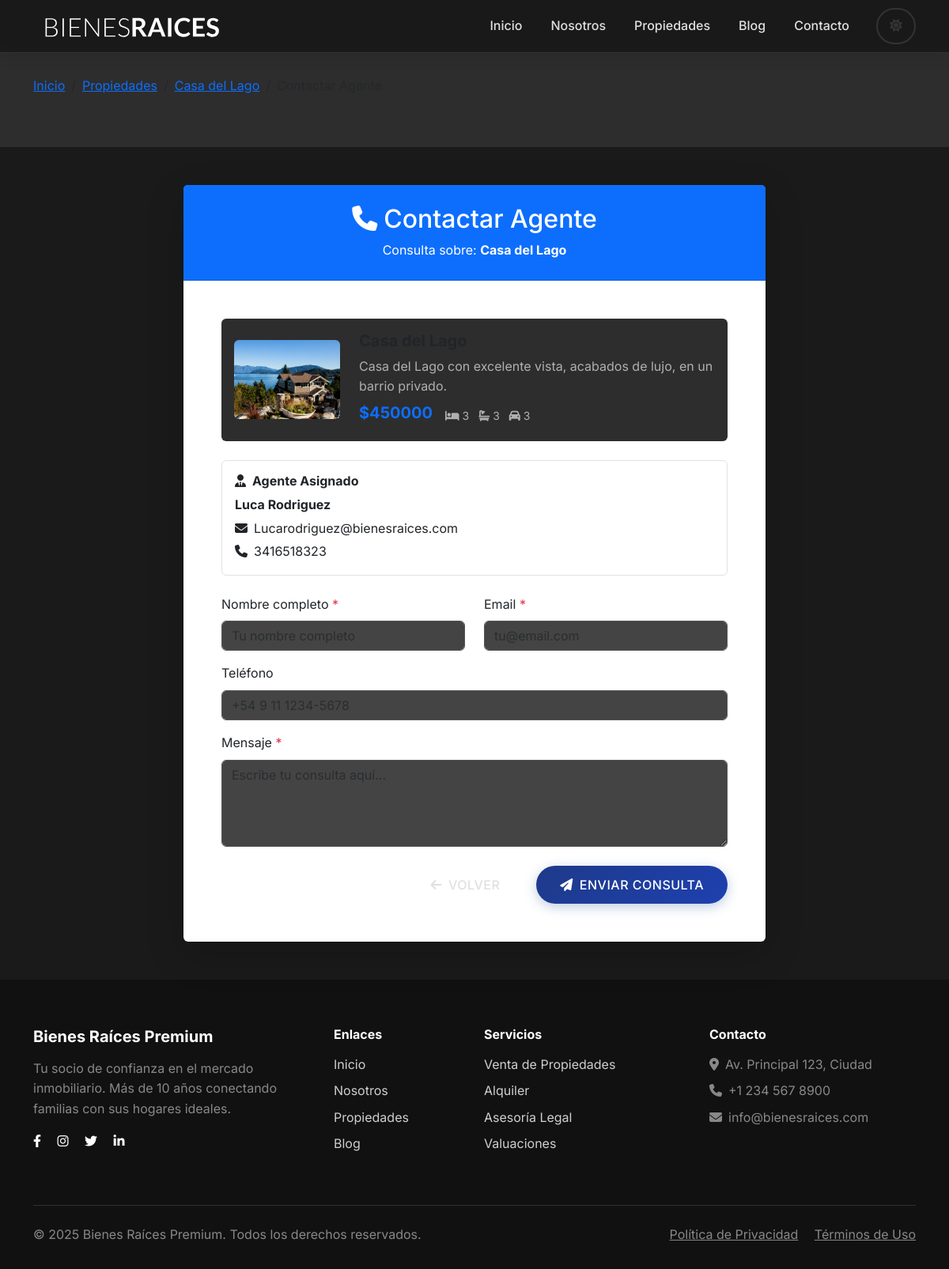
The page /propiedad/1/contacto/ on the database its author committed.
### sistema_inmobiliaria/models.py (models this page shows, shortened)
class Propiedad(models.Model):
    titulo = models.CharField(max_length=255)
    precio = models.IntegerField()
    imagen = models.ImageField(upload_to='propiedades/')
    descripcion = models.TextField()
    habitaciones = models.IntegerField()
    bano = models.IntegerField()
    estacionamiento = models.IntegerField()
    creado = models.DateField(default=date.today)
    vendedor_id = models.ForeignKey(Vendedor, on_delete=models.SET_NULL, null=True)
    class Meta:
        verbose_name_plural = "propiedades"

class Vendedor(models.Model):
    nombre = models.CharField(max_length=255, null=False, blank=False)
    apellido = models.CharField(max_length=255, null=False, blank=False)
    telefono = models.CharField(max_length=10, null=False, blank=False)
    email = models.EmailField(max_length=255, blank=True, default="")
    foto = models.ImageField(upload_to='vendedores/', blank=True, null=True, help_text="Foto del vendedor")

### sistema_inmobiliaria/views.py (the view)
# urls.py: path('propiedad/<int:propiedad_id>/contacto/', views.contacto_propiedad, name="contacto_propiedad"),
def contacto_propiedad(request, propiedad_id):
    print(f"=== DEBUG: contacto_propiedad llamada - Propiedad ID: {propiedad_id} ===")
    print(f"Método: {request.method}")
    propiedad = get_object_or_404(Propiedad, id=propiedad_id)
    if request.method == 'POST':
        print(f"POST data: {dict(request.POST)}")
        form = ContactoPropiedadForm(request.POST)
        print(f"Formulario válido: {form.is_valid()}")
        if form.is_valid():
            print("Formulario válido - guardando contacto")
            contacto = form.save(commit=False)
            contacto.propiedad = propiedad
            contacto.save()
            print(f"Contacto guardado con ID: {contacto.id}")
            try:
                print("Intentando enviar email al agente...")
                if enviar_email_contacto_propiedad(contacto):
                    print("Email enviado exitosamente")
                    messages.success(request,
                        f'Tu consulta ha sido enviada al agente. Te contactaremos pronto.')
                else:
                    print("Error enviando email")
                    messages.warning(request,
                        'Tu consulta fue guardada pero hubo un problema enviando el email. Te contactaremos pronto.')
            except Exception as e:
                print(f"Excepción enviando email: {e}")
                messages.warning(request,
                    'Tu consulta fue guardada pero hubo un problema enviando el email. Te contactaremos pronto.')
            return redirect('Propiedad', id=propiedad_id)
        else:
            print(f"Errores del formulario: {form.errors}")
    else:
        print("Método GET - creando formulario vacío")
        form = ContactoPropiedadForm()
    return render(request, 'sistema_inmobiliaria/contacto_propiedad.html', {
        'form': form,
        'propiedad': propiedad
    })

### sistema_inmobiliaria/forms.py
class ContactoPropiedadForm(forms.ModelForm):
    class Meta:
        model = Consulta
        fields = ['nombre', 'email', 'telefono', 'mensaje']
        widgets = {
            'nombre': forms.TextInput(attrs={
                'class': 'form-control',
                'placeholder': 'Tu nombre completo'
            }),
            'email': forms.EmailInput(attrs={
                'class': 'form-control',
                'placeholder': 'tu@email.com'
            }),
            'telefono': forms.TextInput(attrs={
                'class': 'form-control',
                'placeholder': '+54 9 11 1234-5678'
            }),
            'mensaje': forms.Textarea(attrs={
                'class': 'form-control',
                'rows': 4,
                'placeholder': 'Escribe tu consulta aquí...'
            })
        }
        labels = {
            'nombre': 'Nombre completo',
            'email': 'Email',
            'telefono': 'Teléfono',
            'mensaje': 'Mensaje'
        }

### sistema_inmobiliaria/templates/sistema_inmobiliaria/contacto_propiedad.html (shortened to what this page needs)
{% extends 'sistema_inmobiliaria/base.html' %}
{% load static %}
{% block content %}
<section class="py-5 mt-5 bg-light">
    <div class="container">
        <div class="row">
            <div class="col-12">
                <nav aria-label="breadcrumb">
                    <ol class="breadcrumb">
                        <li class="breadcrumb-item"><a href="/">Inicio</a></li>
                        <li class="breadcrumb-item"><a href="{% url 'Propiedades' %}">Propiedades</a></li>
                        <li class="breadcrumb-item"><a href="{% url 'Propiedad' propiedad.id %}">{{ propiedad.titulo }}</a></li>
                        <li class="breadcrumb-item active">Contactar Agente</li>
                    </ol>
                </nav>
            </div>
        </div>
    </div>
</section>
<section class="py-5">
    <div class="container">
        <div class="row justify-content-center">
            <div class="col-lg-8">
                <div class="card shadow-lg border-0">
                    <div class="card-header bg-primary text-white text-center py-4">
                        <h2 class="mb-0">
                            <i class="fas fa-phone me-2"></i>Contactar Agente
                        </h2>
                        <p class="mb-0 mt-2">Consulta sobre: <strong>{{ propiedad.titulo }}</strong></p>
                    </div>
                    <div class="card-body p-5">
                        <div class="property-summary mb-4 p-3 bg-light rounded">
                            <div class="row align-items-center">
                                <div class="col-md-3">
                                    <img src="{% if propiedad.imagen %}{% if propiedad.imagen.url %}{{ propiedad.imagen.url }}{% else %}{% get_media_prefix as MEDIA_PREFIX %}{{ MEDIA_PREFIX }}propiedades/{{ propiedad.imagen }}{% endif %}{% else %}{% static 'sistema_inmobiliaria/img/anuncio1.jpg' %}{% endif %}"
                                         class="img-fluid rounded" alt="{{ propiedad.titulo }}">
                                </div>
                                <div class="col-md-9">
                                    <h5 class="fw-bold">{{ propiedad.titulo }}</h5>
                                    <p class="text-muted mb-2">{{ propiedad.descripcion|truncatewords:20 }}</p>
                                    <div class="d-flex align-items-center">
                                        <span class="h5 text-primary fw-bold me-3">${{ propiedad.precio|floatformat:0 }}</span>
                                        <small class="text-muted">
                                            <i class="fas fa-bed me-1"></i>{{ propiedad.habitaciones }}
                                            <i class="fas fa-bath ms-2 me-1"></i>{{ propiedad.bano }}
                                            <i class="fas fa-car ms-2 me-1"></i>{{ propiedad.estacionamiento }}
                                        </small>
                                    </div>
                                </div>
                            </div>
                        </div>
                        {% if propiedad.vendedor_id %}
                        <div class="agent-info mb-4 p-3 border rounded">
                            <h6 class="fw-bold mb-2">
                                <i class="fas fa-user-tie me-2"></i>Agente Asignado
                            </h6>
                            <p class="mb-1"><strong>{{ propiedad.vendedor_id.nombre }} {{ propiedad.vendedor_id.apellido }}</strong></p>
                            {% if propiedad.vendedor_id.email %}
                                <p class="mb-1"><i class="fas fa-envelope me-2"></i>{{ propiedad.vendedor_id.email }}</p>
                            {% endif %}
                            {% if propiedad.vendedor_id.telefono %}
                                <p class="mb-0"><i class="fas fa-phone me-2"></i>{{ propiedad.vendedor_id.telefono }}</p>
                            {% endif %}
                        </div>
                        {% endif %}
                        <form method="post" class="needs-validation" novalidate>
                            <div class="row">
                                <div class="col-md-6 mb-3">
                                    <label for="{{ form.nombre.id_for_label }}" class="form-label">
                                        {{ form.nombre.label }} <span class="text-danger">*</span>
                                    </label>
                                    {{ form.nombre }}
                                </div>
                                <div class="col-md-6 mb-3">
                                    <label for="{{ form.email.id_for_label }}" class="form-label">
                                        {{ form.email.label }} <span class="text-danger">*</span>
                                    </label>
                                    {{ form.email }}
                                </div>
                            </div>
                            <div class="mb-3">
                                <label for="{{ form.telefono.id_for_label }}" class="form-label">
                                    {{ form.telefono.label }}
                                </label>
                                {{ form.telefono }}
                            </div>
                            <div class="mb-4">
                                <label for="{{ form.mensaje.id_for_label }}" class="form-label">
                                    {{ form.mensaje.label }} <span class="text-danger">*</span>
                                </label>
                                {{ form.mensaje }}
                            </div>
                            <div class="d-grid gap-2 d-md-flex justify-content-md-end">
                                <a href="{% url 'Propiedad' propiedad.id %}" class="btn btn-outline-secondary me-md-2">
                                    <i class="fas fa-arrow-left me-2"></i>Volver
                                </a>
                                <button type="submit" class="btn btn-primary">
                                    <i class="fas fa-paper-plane me-2"></i>Enviar Consulta
                                </button>
                            </div>
                        </form>
                    </div>
                </div>
            </div>
        </div>
    </div>
</section>
{% endblock %}

### rows shown on the page
Propiedad: titulo "Casa del Lago", imagen (picture), descripcion "Casa del Lago con excelente vista, acabados de lujo, en un barrio privado.", precio "450000", habitaciones "3", bano "3", estacionamiento "3", vendedor_id.nombre "Luca", vendedor_id.apellido "Rodriguez", vendedor_id.email "Lucarodriguez@bienesraices.com", vendedor_id.telefono "3416518323"
